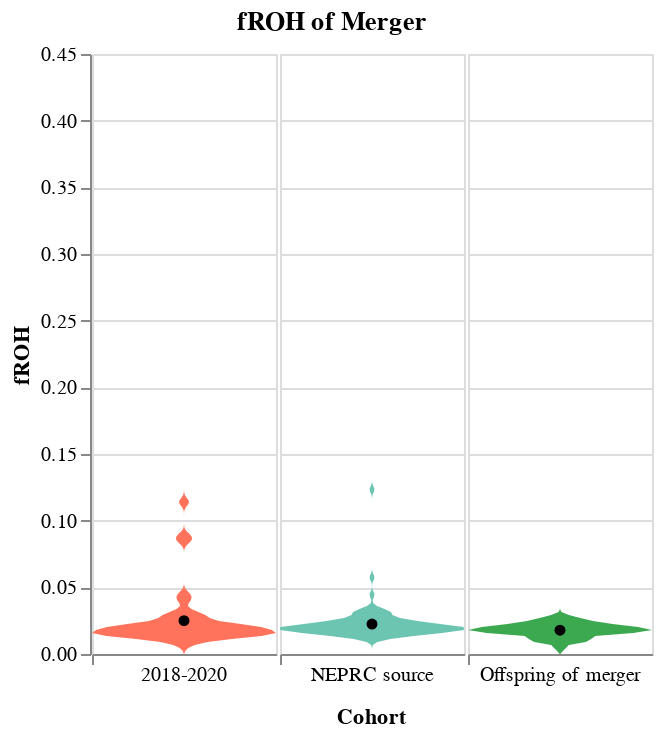

The notebook cell saved with this chart:
### Code cell
# Violin plot but with error bars and means
# Has to be more complicated in order to construct a layered chart that also is faceted
# Variations on the graph can be made my adjusting the scale on the alt.Y of the violin plot

# Varibles to adjust
error_unit = 'stderr' # Can switch extent to `stdev`, `stderr`, or `ci`
# max_y = 0.08
# min_y = -0.02
#max_y = 0.055
#max_y = 0.09
max_y = 0.45
#max_y=0.14 # For zoomed of Merger
min_y = 0.0

violin = alt.Chart().transform_density(
    'froh',
    as_=['froh', 'density'],
    extent=[min_y, max_y],
    groupby=['Interval', 'color_idx']
).mark_area(orient='horizontal').encode(
    alt.X("density:Q").stack('center')
        .impute(None)
        .title(None)
        .axis(labels=False, values=[0], grid=False, ticks=True)
        .scale(nice=False,zero=False),
    #alt.X("Interval"),
    #alt.Y("froh:Q", title=x_title).axis(range=[0, 0.05]),
    alt.Y("froh:Q", title='fROH').scale(domain=[min_y, max_y]),
    # alt.Column("Interval:N", title="Cohort",
    #       # TODO: Generalize this
    #     ).spacing(0).header(titleOrient='bottom', labelOrient='bottom', labelPadding=0),
    color=alt.Color("Interval:N", legend=None).scale(
        domain = list(colors["Cohort"]),
        range = list(colors["Color"])
    )
).properties(
    width=92
)

error = alt.Chart().mark_errorbar(extent=error_unit).encode(
    #alt.X('Interval', title=None),
    alt.Y('froh:Q', title='fROH')
    )

mean = alt.Chart().mark_circle(color='black').encode(
    #alt.X('Interval', title=None),
    alt.Y('mean(froh):Q', title='fROH')
    )

layered = alt.layer(violin, error, mean, data=total_len_roh
        .filter(
            pl.col("Interval").is_in(["2018-2020", "Offspring of merger", "NEPRC source"]))
            #pl.col("Interval").is_in(["Conventional source", "Brooks source", "NEPRC source"]))
).facet(
    #column='Interval'
    alt.Column('Interval',
        header=alt.Header(labelOrient='bottom', titleOrient='bottom', labelPadding=0, title='Cohort'), #labelAnchor='end', labelAngle=-90) # labelAngle=-45
    )
).resolve_scale(x=alt.ResolveMode("independent")
).configure_facet(
    spacing=0,
).configure_title(anchor='middle').properties(
    #title="fROH in Cohorts"
    title="fROH of Merger"
    #title=["fROH in", "Founding Populations"]
)


layered#.save("/master/abagwell/figures/roh/U42_WES.common_between_founding_cohorts2.violinplot_froh.min1Mb.merger_zoomed.html")
layered#.save(f"/master/abagwell/figures/roh/U42_WES.common_between_founding_cohorts2.froh_violinplot.gt{min_ROH_length / 1_000_000}Mb.{error_unit}.full_height.html")
#layered.save(f"/master/abagwell/figures/roh/U42_WES.common_between_founding_cohorts2.froh_violinplot.{error_unit}.html")

### Figure 1 — Vega-Lite specification as saved in the notebook (floating-point values rounded to 4 significant figures; data arrays with more than 128 entries replaced by an {"elided": "..."} marker saying what was removed)
{"config": {"view": {"continuousWidth": 300, "continuousHeight": 300}, "facet": {"spacing": 0}, "title": {"anchor": "middle"}}, "data": {"name": "data-7685a7409a3fd4d81cf1d8dd29c54d04"}, "facet": {"field": "Interval", "header": {"labelOrient": "bottom", "labelPadding": 0, "title": "Cohort", "titleOrient": "bottom"}, "sort": ["Conventional source", "Brooks source", "2003-2005", "2006-2008", "2009-2011", "2012-2014", "2015-2017", "2018-2020", "NEPRC source", "Offspring of merger"], "type": "ordinal"}, "spec": {"layer": [{"mark": {"type": "area", "orient": "horizontal"}, "encoding": {"color": {"field": "Interval", "legend": null, "scale": {"domain": ["Conventional source", "Brooks source", "2003-2005", "2006-2008", "2009-2011", "2012-2014", "2015-2017", "2018-2020", "NEPRC source", "Offspring of merger"], "range": ["#4269d0", "#efb118", "#ff725c", "#ff725c", "#ff725c", "#ff725c", "#ff725c", "#ff725c", "#6cc5b0", "#3ca951"]}, "type": "nominal"}, "x": {"axis": {"labels": false, "values": [0], "grid": false, "ticks": true}, "field": "density", "impute": null, "scale": {"nice": false, "zero": false}, "stack": "center", "title": null, "type": "quantitative"}, "y": {"field": "froh", "scale": {"domain": [0.0, 0.45]}, "title": "fROH", "type": "quantitative"}}, "transform": [{"density": "froh", "extent": [0.0, 0.45], "groupby": ["Interval", "color_idx"], "as": ["froh", "density"]}]}, {"mark": {"type": "errorbar", "extent": "stderr"}, "encoding": {"y": {"field": "froh", "title": "fROH", "type": "quantitative"}}}, {"mark": {"type": "circle", "color": "black"}, "encoding": {"y": {"aggregate": "mean", "field": "froh", "title": "fROH", "type": "quantitative"}}}], "width": 92}, "resolve": {"scale": {"x": "independent"}}, "title": "fROH of Merger", "$schema": "https://vega.github.io/schema/vega-lite/v5.20.1.json", "datasets": {"data-7685a7409a3fd4d81cf1d8dd29c54d04": {"elided": "170 records"}}}
